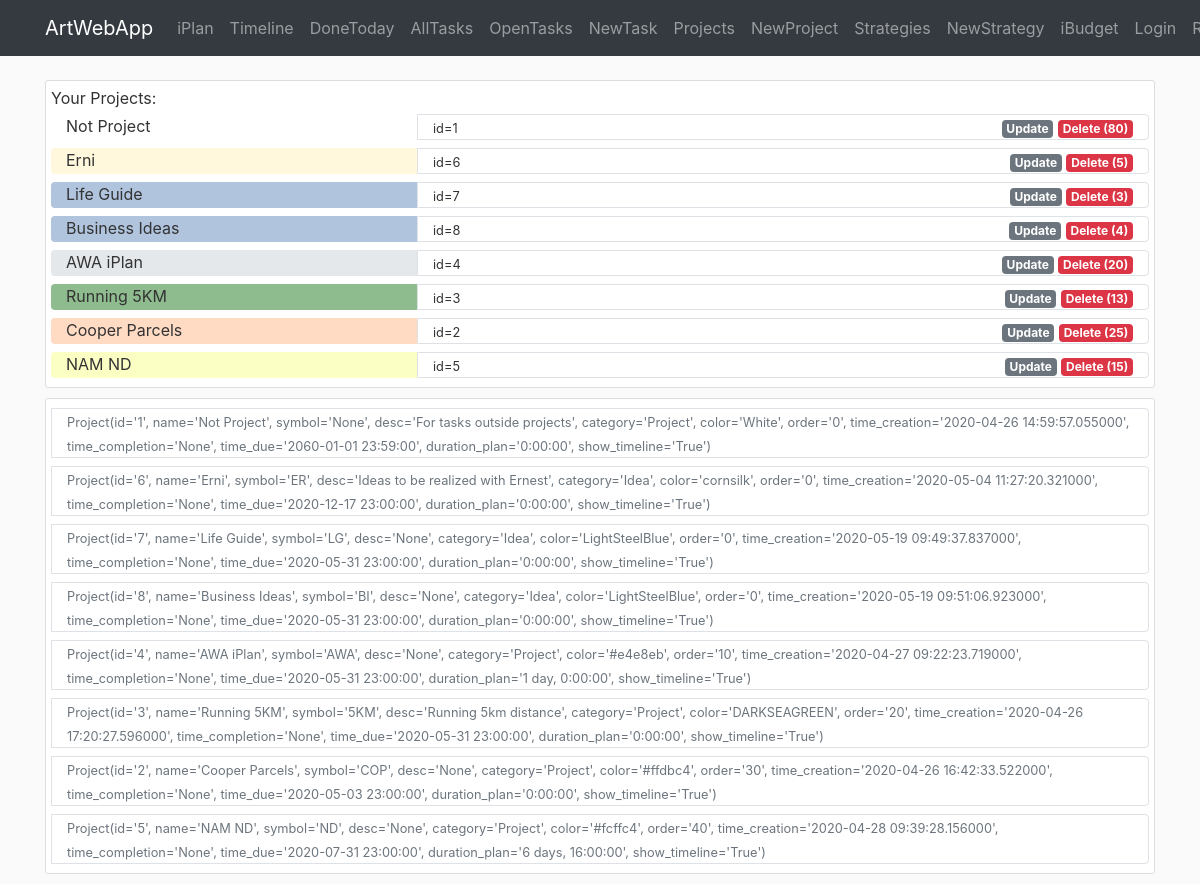
The app's page /iplan/project with its own data.
### awa/iplan/models.py (models this page shows)
class Project(db.Model):
    id = db.Column(db.Integer, primary_key=True)
    name = db.Column(db.String(40), nullable=False)
    symbol = db.Column(db.String(3))
    desc = db.Column(db.Text)
    category = db.Column(db.String(20))
    color = db.Column(db.String(7))
    order = db.Column(db.Integer)
    time_creation = db.Column(db.DateTime, default=datetime.now)
    time_completion = db.Column(db.DateTime)
    time_due = db.Column(db.DateTime)
    duration_plan = db.Column(db.Interval, nullable=False, default=timedelta(0))
    show_timeline = db.Column(db.Boolean, default=True, nullable=False)
    br_task = db.relationship('Task', backref='project')  # todo: lazy=True - test that later
    def __repr__(self):
        return f"Project(id='{self.id}', name='{self.name}', symbol='{self.symbol}', desc='{self.desc}'," \
               f" category='{self.category}', color='{self.color}', order='{self.order}'," \
               f" time_creation='{self.time_creation}', time_completion='{self.time_completion}'," \
               f" time_due='{self.time_due}', duration_plan='{self.duration_plan}'," \
               f" show_timeline='{self.show_timeline}')"

### awa/iplan/routes.py (the view)
@iplan.route('/iplan/project', methods=['GET', 'POST'])
def project():
    projects = Project.query.order_by(Project.order).all()
    count_tasks = {item.id: len(Task.query.filter_by(id_project=item.id).all()) for item in projects}
    return render_template('iplan/project.html', projects=projects, count_tasks=count_tasks)

### awa/templates/iplan/project.html
{% extends "layout.html" %}
{% block content %}
<div class="container">
   <div class="content-section">
       Your Projects:
        {% for item in projects %}
        <div class="row m-0">
            <div class="col-4 rounded-left mt-1 mb-1" style="background-color:{{item.color}}">
                {{item.name}}
            </div>
            <div class="col border rounded-right mt-1 mb-1">
                <div class="row p-0">
                    <div class="col">
                        <small>id={{item.id}}</small>
                    </div>
                    <div class="col-auto ml-auto">
                        <a href="{{url_for('iplan.project_update', id_project=item.id)}}" class="badge badge-secondary">Update</a>
                        {% if count_tasks[item.id] %}
                            <a href="{{url_for('iplan.project_delete', id_project=item.id)}}" class="badge badge-danger">Delete ({{count_tasks[item.id]}})</a>
                        {% else %}
                            <a href="{{url_for('iplan.project_delete', id_project=item.id)}}" class="badge badge-warning">Delete</a>
                        {% endif %}
                    </div>
                </div>
            </div>
        </div>
        {% endfor %}
    </div>
   <div class="content-section">
        {% for item in projects %}
        <div class="row m-0">
            <div class="col border rounded-right mt-1 mb-1">
                <div class="row p-0">
                    <div class="col-auto">
                        <small class="text-muted">{{item}}</small>
                    </div>
                </div>
            </div>
        </div>
        {% endfor %}
    </div>
</div>
{% endblock content %}

### awa/static/main.css (style rules this page uses)
body { background: #fafafa; color: #333333; margin-top: 5rem; }
.content-section { background: #ffffff; padding: 5px 5px; border: 1px solid #dddddd; border-radius: 3px; margin-bottom: 10px; }

### records on screen
Project: name "Not Project", id "1", count_tasks "80", id+name+symbol "Project(id='1', name='Not Project', symbol='None', desc='For tasks outside projects', category='Project', color='White', order='0', time_creation='2020-04-26 14:59:57.055000', time_completion='None', time_due='2060-01-01 23:59:00', duration_plan='0:00:00', show_timeline='True')"
Project: name "Erni", id "6", count_tasks "5", id+name+symbol "Project(id='6', name='Erni', symbol='ER', desc='Ideas to be realized with Ernest', category='Idea', color='cornsilk', order='0', time_creation='2020-05-04 11:27:20.321000', time_completion='None', time_due='2020-12-17 23:00:00', duration_plan='0:00:00', show_timeline='True')"
Project: name "Life Guide", id "7", count_tasks "3", id+name+symbol "Project(id='7', name='Life Guide', symbol='LG', desc='None', category='Idea', color='LightSteelBlue', order='0', time_creation='2020-05-19 09:49:37.837000', time_completion='None', time_due='2020-05-31 23:00:00', duration_plan='0:00:00', show_timeline='True')"
Project: name "Business Ideas", id "8", count_tasks "4", id+name+symbol "Project(id='8', name='Business Ideas', symbol='BI', desc='None', category='Idea', color='LightSteelBlue', order='0', time_creation='2020-05-19 09:51:06.923000', time_completion='None', time_due='2020-05-31 23:00:00', duration_plan='0:00:00', show_timeline='True')"
Project: name "AWA iPlan", id "4", count_tasks "20", id+name+symbol "Project(id='4', name='AWA iPlan', symbol='AWA', desc='None', category='Project', color='#e4e8eb', order='10', time_creation='2020-04-27 09:22:23.719000', time_completion='None', time_due='2020-05-31 23:00:00', duration_plan='1 day, 0:00:00', show_timeline='True')"
Project: name "Running 5KM", id "3", count_tasks "13", id+name+symbol "Project(id='3', name='Running 5KM', symbol='5KM', desc='Running 5km distance', category='Project', color='DARKSEAGREEN', order='20', time_creation='2020-04-26 17:20:27.596000', time_completion='None', time_due='2020-05-31 23:00:00', duration_plan='0:00:00', show_timeline='True')"
Project: name "Cooper Parcels", id "2", count_tasks "25", id+name+symbol "Project(id='2', name='Cooper Parcels', symbol='COP', desc='None', category='Project', color='#ffdbc4', order='30', time_creation='2020-04-26 16:42:33.522000', time_completion='None', time_due='2020-05-03 23:00:00', duration_plan='0:00:00', show_timeline='True')"
Project: name "NAM ND", id "5", count_tasks "15", id+name+symbol "Project(id='5', name='NAM ND', symbol='ND', desc='None', category='Project', color='#fcffc4', order='40', time_creation='2020-04-28 09:39:28.156000', time_completion='None', time_due='2020-07-31 23:00:00', duration_plan='6 days, 16:00:00', show_timeline='True')"
